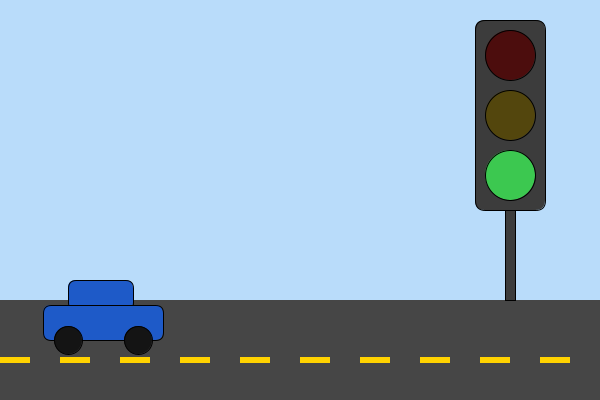
Frame 1 (no input)
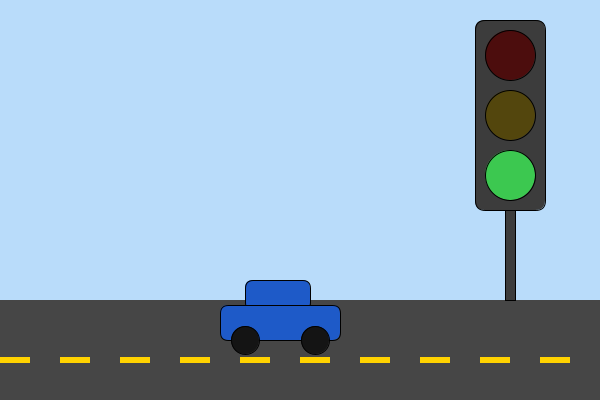
Frame 60 (the mouse pressed at the canvas centre just before this capture)
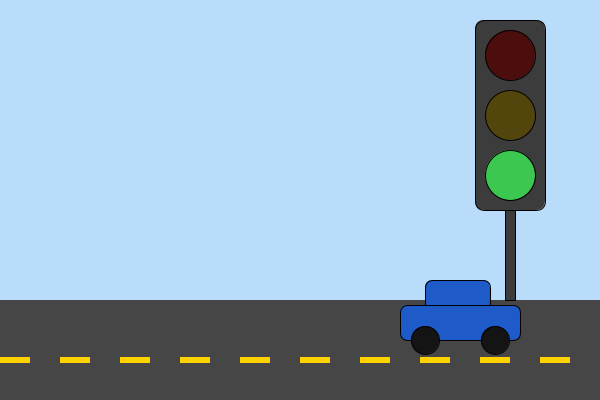
Frame 120 (the mouse held since frame 60 and released just before this capture)

The Processing sketch that drew these frames (run headless with seeded random() and noise(); from frame 60 on, the mouse is pressed at the canvas centre):

// Processing sketch: TrafficLightFlags
// ── TrafficLightFlags.pde
// Traffic light with flags: Visible Java Session 3
// Session 2's TrafficLightTimer, rebuilt from objects.
// Each Light keeps its own flag, a boolean that says whether it is on.
// The Car keeps its own position and speed.
// The fields are private. Other code asks a light with a getter, isOn(),
// and tells it something with a setter, setOn(). That is how AP CS A writes classes.
//
// Predict: this runs like TrafficLightTimer. Green, yellow, red every 180 frames,
// and a click on a light still changes it. Where does the sketch ask a light
// a question? Where does it tell the car something?

Light red = new Light(510, 55, 230, 40, 40);
Light yellow = new Light(510, 115, 250, 210, 40);
Light green = new Light(510, 175, 60, 200, 80);
Car car = new Car(40, 305);
int counter = 0;

public void settings() {
  size(600, 400);
}

public void setup() {
  green.setOn(true);
}

public void draw() {
  background(185, 220, 250);

  counter = counter + 1;
  if (counter >= 180) {
    changeLight();
    counter = 0;
  }

  // The sketch asks the lights, then tells the car.
  if (green.isOn()) {
    car.setSpeed(3);
  } else if (yellow.isOn()) {
    car.setSpeed(1);
  } else {
    car.setSpeed(0);
  }
  car.move();

  drawRoad();
  drawPole();
  red.display();
  yellow.display();
  green.display();
  car.display();
}

public void changeLight() {
  if (green.isOn()) {
    turnOn(yellow);
  } else if (yellow.isOn()) {
    turnOn(red);
  } else {
    turnOn(green);
  }
}

// One light on, the other two off. Whichever light is passed in ends up on.
public void turnOn(Light light) {
  red.setOn(false);
  yellow.setOn(false);
  green.setOn(false);
  light.setOn(true);
}

public void mousePressed() {
  if (red.contains(mouseX, mouseY)) {
    turnOn(red);
  } else if (yellow.contains(mouseX, mouseY)) {
    turnOn(yellow);
  } else if (green.contains(mouseX, mouseY)) {
    turnOn(green);
  }
  counter = 0;
}

public void drawRoad() {
  noStroke();
  fill(70);
  rect(0, 300, 600, 100);
  fill(255, 210, 0);
  for (int x = 0; x < 600; x += 60) {
    rect(x, 357, 30, 6);
  }
}

public void drawPole() {
  stroke(0);
  fill(60);
  rect(505, 210, 10, 90);       // pole
  rect(475, 20, 70, 190, 10);   // box
}

class Light {
  private int x;
  private int y;
  private int r;
  private int g;
  private int b;
  private boolean on;

  public Light(int x, int y, int r, int g, int b) {
    this.x = x;
    this.y = y;
    this.r = r;
    this.g = g;
    this.b = b;
    on = false;
  }

  // Getter. We name this boolean getter isOn rather than getOn:
  // a naming convention, not a Java rule.
  public boolean isOn() {
    return on;
  }

  // Setter
  public void setOn(boolean on) {
    this.on = on;
  }

  // Full color when on. A third of each part when off, so the light looks dark.
  public void display() {
    stroke(0);
    if (on) {
      fill(r, g, b);
    } else {
      fill(r / 3, g / 3, b / 3);
    }
    ellipse(x, y, 50, 50);
  }

  // The distance check from Session 2, now asked of one light.
  public boolean contains(int mx, int my) {
    double distance = Math.sqrt(Math.pow(x - mx, 2) + Math.pow(y - my, 2));
    return distance <= 25;
  }
}

class Car {
  private int x;
  private int y;
  private int speed;

  public Car(int x, int y) {
    this.x = x;
    this.y = y;
    speed = 0;
  }

  public void setSpeed(int speed) {
    this.speed = speed;
  }

  // Always add the speed. Once the whole car is off the right edge,
  // bring it back in from the left.
  public void move() {
    x = x + speed;
    if (x > width) {
      x = -120;
    }
  }

  public void display() {
    stroke(0);
    fill(30, 90, 200);
    rect(x + 25, y - 25, 65, 30, 8);   // roof
    rect(x, y, 120, 35, 8);            // body
    fill(20);
    ellipse(x + 25, y + 35, 28, 28);   // back wheel
    ellipse(x + 95, y + 35, 28, 28);   // front wheel
  }
}
